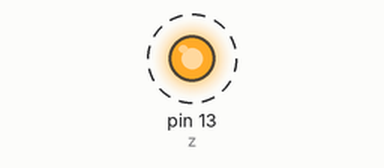
A sketch run on a simulated Arduino Uno, built with avr-gcc and run on an emulated ATmega328P. Shown: output pins drawn as LEDs (lit = HIGH). Dashed ring = blinking. What the sketch prints to the serial monitor is not drawn.

Above: at 0.2 s.
Timing chart, 0 to 3.0 s (numbered marks = the images above):
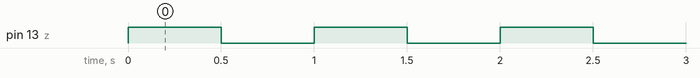

Measured:
- by itself, pin 13 (z): alternates HIGH for 0.50 s and LOW for 0.50 s

The sketch:

Patata.ino
```cpp
int patata = 0;
int z = 13;

void setup() {
  Serial.begin(9600);
  pinMode(z, OUTPUT);
}

void loop() {
  Serial.println("Patata:");
  Serial.println(patata);
  patata++;
  digitalWrite(z, HIGH);

  delay(500);
  digitalWrite(z, LOW);
  delay(500);

}
```
